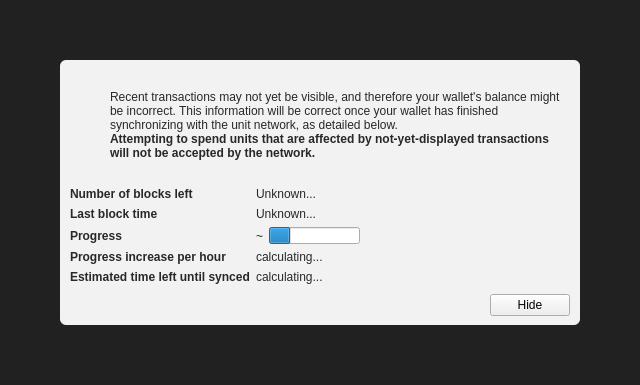
<?xml version="1.0" encoding="UTF-8"?>
<ui version="4.0">
 <class>ModalOverlay</class>
 <widget class="ModalOverlay" name="ModalOverlay">
  <property name="geometry">
   <rect>
    <x>0</x>
    <y>0</y>
    <width>640</width>
    <height>385</height>
   </rect>
  </property>
  <property name="windowTitle">
   <string>Form</string>
  </property>
  <layout class="QVBoxLayout" name="verticalLayout" stretch="0">
   <property name="sizeConstraint">
    <enum>QLayout::SetDefaultConstraint</enum>
   </property>
   <property name="leftMargin">
    <number>0</number>
   </property>
   <property name="topMargin">
    <number>0</number>
   </property>
   <property name="rightMargin">
    <number>0</number>
   </property>
   <property name="bottomMargin">
    <number>0</number>
   </property>
   <item>
    <widget class="QWidget" name="bgWidget" native="true">
     <property name="styleSheet">
      <string notr="true">#bgWidget { background: rgba(0,0,0,220); }</string>
     </property>
     <layout class="QVBoxLayout" name="verticalLayoutMain" stretch="1">
      <property name="leftMargin">
       <number>60</number>
      </property>
      <property name="topMargin">
       <number>60</number>
      </property>
      <property name="rightMargin">
       <number>60</number>
      </property>
      <property name="bottomMargin">
       <number>60</number>
      </property>
      <item>
       <widget class="QWidget" name="contentWidget" native="true">
        <property name="styleSheet">
         <string notr="true">#contentWidget { background: rgba(255,255,255,240); border-radius: 6px; }

QLabel { color: rgb(40,40,40);  }</string>
        </property>
        <layout class="QVBoxLayout" name="verticalLayoutSub" stretch="1,0,0,0">
         <property name="spacing">
          <number>0</number>
         </property>
         <property name="leftMargin">
          <number>10</number>
         </property>
         <property name="topMargin">
          <number>10</number>
         </property>
         <property name="rightMargin">
          <number>10</number>
         </property>
         <property name="bottomMargin">
          <number>10</number>
         </property>
         <item>
          <layout class="QHBoxLayout" name="horizontalLayoutIconText" stretch="0,1">
           <property name="topMargin">
            <number>20</number>
           </property>
           <item>
            <layout class="QVBoxLayout" name="verticalLayoutIcon">
             <property name="leftMargin">
              <number>0</number>
             </property>
             <item>
              <widget class="QPushButton" name="warningIcon">
               <property name="enabled">
                <bool>false</bool>
               </property>
               <property name="text">
                <string/>
               </property>
               <property name="icon">
                <iconset>
                 <normaloff>:/icons/warning</normaloff>
                 <disabledoff>:/icons/warning</disabledoff>:/icons/warning</iconset>
               </property>
               <property name="iconSize">
                <size>
                 <width>48</width>
                 <height>48</height>
                </size>
               </property>
               <property name="flat">
                <bool>true</bool>
               </property>
              </widget>
             </item>
             <item>
              <spacer name="verticalSpacerWarningIcon">
               <property name="orientation">
                <enum>Qt::Vertical</enum>
               </property>
               <property name="sizeHint" stdset="0">
                <size>
                 <width>20</width>
                 <height>40</height>
                </size>
               </property>
              </spacer>
             </item>
            </layout>
           </item>
           <item>
            <layout class="QVBoxLayout" name="verticalLayoutInfoText">
             <property name="leftMargin">
              <number>0</number>
             </property>
             <property name="topMargin">
              <number>0</number>
             </property>
             <item>
              <widget class="QLabel" name="infoText">
               <property name="text">
                <string>Recent transactions may not yet be visible, and therefore your wallet's balance might be incorrect. This information will be correct once your wallet has finished synchronizing with the unit network, as detailed below.</string>
               </property>
               <property name="textFormat">
                <enum>Qt::RichText</enum>
               </property>
               <property name="wordWrap">
                <bool>true</bool>
               </property>
              </widget>
             </item>
             <item>
              <widget class="QLabel" name="infoTextStrong">
               <property name="font">
                <font>
                 <weight>75</weight>
                 <bold>true</bold>
                </font>
               </property>
               <property name="text">
                <string>Attempting to spend units that are affected by not-yet-displayed transactions will not be accepted by the network.</string>
               </property>
               <property name="textFormat">
                <enum>Qt::RichText</enum>
               </property>
               <property name="wordWrap">
                <bool>true</bool>
               </property>
              </widget>
             </item>
             <item>
              <spacer name="verticalSpacerInTextSpace">
               <property name="orientation">
                <enum>Qt::Vertical</enum>
               </property>
               <property name="sizeHint" stdset="0">
                <size>
                 <width>20</width>
                 <height>40</height>
                </size>
               </property>
              </spacer>
             </item>
            </layout>
           </item>
          </layout>
         </item>
         <item>
          <spacer name="verticalSpacerAfterText">
           <property name="orientation">
            <enum>Qt::Vertical</enum>
           </property>
           <property name="sizeHint" stdset="0">
            <size>
             <width>20</width>
             <height>40</height>
            </size>
           </property>
          </spacer>
         </item>
         <item>
          <layout class="QFormLayout" name="formLayout">
           <property name="fieldGrowthPolicy">
            <enum>QFormLayout::FieldsStayAtSizeHint</enum>
           </property>
           <property name="horizontalSpacing">
            <number>6</number>
           </property>
           <property name="verticalSpacing">
            <number>6</number>
           </property>
           <property name="topMargin">
            <number>10</number>
           </property>
           <item row="0" column="0">
            <widget class="QLabel" name="labelNumberOfBlocksLeft">
             <property name="font">
              <font>
               <weight>75</weight>
               <bold>true</bold>
              </font>
             </property>
             <property name="text">
              <string>Number of blocks left</string>
             </property>
            </widget>
           </item>
           <item row="0" column="1">
            <widget class="QLabel" name="numberOfBlocksLeft">
             <property name="text">
              <string>Unknown...</string>
             </property>
            </widget>
           </item>
           <item row="1" column="0">
            <widget class="QLabel" name="labelLastBlockTime">
             <property name="font">
              <font>
               <weight>75</weight>
               <bold>true</bold>
              </font>
             </property>
             <property name="text">
              <string>Last block time</string>
             </property>
            </widget>
           </item>
           <item row="1" column="1">
            <widget class="QLabel" name="newestBlockDate">
             <property name="sizePolicy">
              <sizepolicy hsizetype="Maximum" vsizetype="Preferred">
               <horstretch>0</horstretch>
               <verstretch>0</verstretch>
              </sizepolicy>
             </property>
             <property name="text">
              <string>Unknown...</string>
             </property>
            </widget>
           </item>
           <item row="2" column="0">
            <widget class="QLabel" name="labelSyncDone">
             <property name="font">
              <font>
               <weight>75</weight>
               <bold>true</bold>
              </font>
             </property>
             <property name="text">
              <string>Progress</string>
             </property>
            </widget>
           </item>
           <item row="2" column="1">
            <layout class="QHBoxLayout" name="horizontalLayoutSync" stretch="0,1">
             <item>
              <widget class="QLabel" name="percentageProgress">
               <property name="text">
                <string notr="true">~</string>
               </property>
              </widget>
             </item>
             <item>
              <widget class="QProgressBar" name="progressBar">
               <property name="value">
                <number>24</number>
               </property>
               <property name="format">
                <string/>
               </property>
              </widget>
             </item>
            </layout>
           </item>
           <item row="4" column="0">
            <widget class="QLabel" name="labelProgressIncrease">
             <property name="font">
              <font>
               <weight>75</weight>
               <bold>true</bold>
              </font>
             </property>
             <property name="text">
              <string>Progress increase per hour</string>
             </property>
            </widget>
           </item>
           <item row="4" column="1">
            <widget class="QLabel" name="progressIncreasePerH">
             <property name="text">
              <string>calculating...</string>
             </property>
            </widget>
           </item>
           <item row="5" column="0">
            <widget class="QLabel" name="labelEstimatedTimeLeft">
             <property name="font">
              <font>
               <weight>75</weight>
               <bold>true</bold>
              </font>
             </property>
             <property name="text">
              <string>Estimated time left until synced</string>
             </property>
            </widget>
           </item>
           <item row="5" column="1">
            <widget class="QLabel" name="expectedTimeLeft">
             <property name="text">
              <string>calculating...</string>
             </property>
            </widget>
           </item>
          </layout>
         </item>
         <item>
          <layout class="QHBoxLayout" name="horizontalLayoutButtons">
           <property name="leftMargin">
            <number>10</number>
           </property>
           <property name="topMargin">
            <number>10</number>
           </property>
           <item>
            <spacer name="horizontalSpacer">
             <property name="orientation">
              <enum>Qt::Horizontal</enum>
             </property>
             <property name="sizeHint" stdset="0">
              <size>
               <width>40</width>
               <height>20</height>
              </size>
             </property>
            </spacer>
           </item>
           <item>
            <widget class="QPushButton" name="closeButton">
             <property name="text">
              <string>Hide</string>
             </property>
            </widget>
           </item>
          </layout>
         </item>
        </layout>
       </widget>
      </item>
     </layout>
    </widget>
   </item>
  </layout>
 </widget>
 <customwidgets>
  <customwidget>
   <class>ModalOverlay</class>
   <extends>QWidget</extends>
   <header>qt/modaloverlay.h</header>
   <container>1</container>
  </customwidget>
 </customwidgets>
 <resources/>
 <connections/>
</ui>
